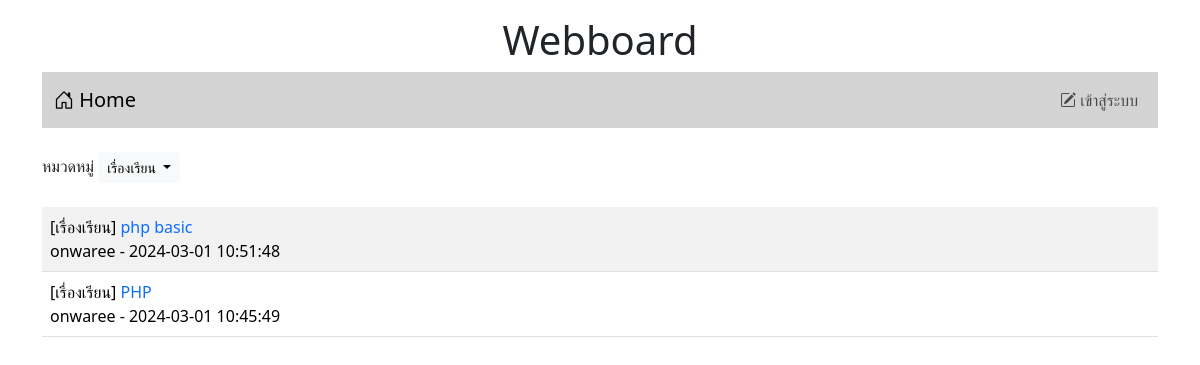
/index.php?catid=2, run on the app's committed database.
### tables this page shows
CREATE TABLE `category` (
  `id` int(11) NOT NULL,
  `name` varchar(32) NOT NULL
);

CREATE TABLE `post` (
  `id` int(11) NOT NULL,
  `title` varchar(128) NOT NULL,
  `content` varchar(2048) NOT NULL,
  `post_date` datetime NOT NULL,
  `cat_id` int(11) NOT NULL,
  `user_id` int(11) NOT NULL
);

CREATE TABLE `user` (
  `id` int(11) NOT NULL,
  `login` varchar(32) NOT NULL,
  `password` varchar(64) NOT NULL,
  `name` varchar(64) NOT NULL,
  `gender` char(1) NOT NULL,
  `email` varchar(32) NOT NULL,
  `role` char(1) NOT NULL
);

### index.php (the view, shortened to what this page needs)
<!DOCTYPE html>
<html lang="en">
<head>
    <link href="https://cdn.jsdelivr.net/npm/bootstrap@5.3.2/dist/css/bootstrap.min.css" rel="stylesheet">
    <link rel="stylesheet" href="https://cdn.jsdelivr.net/npm/bootstrap-icons@1.11.3/font/bootstrap-icons.min.css">
</head>
<body>
    <div class="container-lg">
        <h1 style="text-align: center;" class="mt-3">Webboard </h1>
        <?php
            include("nav.php")
        ?>
        <div class="mt-4 d-flex justify-content-between">
            <div>
                <label>หมวดหมู่</label>
                <span class="dropdown">
                    <?php
                        if (isset($_GET['catid']) && !empty($_GET['catid'])){
                            $conn = new PDO("mysql:host=localhost;dbname=webboard;charset=utf8", "root", "");
                            $sql = "SELECT * FROM category as c
                                    WHERE c.id = {$_GET['catid']}";
                            foreach ($conn->query($sql) as $row) {
                        ?>
                            <button class="btn btn-light btn-sm dropdown-toggle" type="button" data-bs-toggle="dropdown" aria-expanded="false">
                                <?=$row['name']?>
                            </button>
                        <?php
                            }
                        }else{
                        ?>
                            <button class="btn btn-light btn-sm dropdown-toggle" type="button" data-bs-toggle="dropdown" aria-expanded="false">
                                --ทั้งหมด--
                            </button>
                        <?php
                        }
                    ?>
                </span>
            </div>
        </div>
        <table class="table table-striped mt-4">
            <?php
            $conn = new PDO("mysql:host=localhost;dbname=webboard;charset=utf8", "root", "");
            $sql = "SELECT t3.name, t1.title, t1.id, t2.login,t1.user_id , t1.post_date FROM post AS t1
                INNER JOIN user AS t2 ON (t1.user_id=t2.id)
                INNER JOIN category AS t3 ON (t1.cat_id=t3.id)";
            if (isset($_GET['catid']) && !empty($_GET['catid'])) {
                $category_id = $_GET['catid'];
                $sql .= " WHERE t1.cat_id = $category_id";
            }
            $sql .= " ORDER BY t1.post_date DESC";
            $result = $conn->query($sql);
            while ($row = $result->fetch()) {
                echo "<tr>
                        <td class='d-flex justify-content-between'>
                            <div>  [{$row['name']}]
                                <a href='post.php?id={$row['id']}' style='text-decoration:none'> {$row['title']} </a>
                                <br>
                                {$row['login']} - {$row['post_date']}  </div>  ";
                echo "</td> </tr>";
            }
            ?>
        </table>
    </div>
</body>
</html>

### data on the page
category: name "เรื่องเรียน"
post: category.name "เรื่องเรียน", title "php basic", user.login "onwaree", post_date "2024-03-01 10:51:48"
post: category.name "เรื่องเรียน", title "PHP", user.login "onwaree", post_date "2024-03-01 10:45:49"
